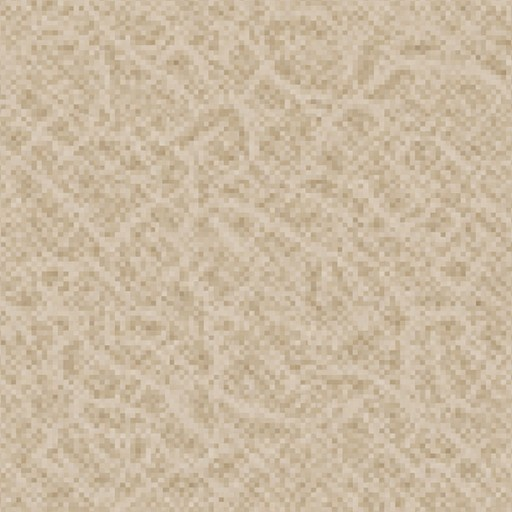
#> input picture tex_wallpaper.jpg, 512 x 512 px
$ python -i slice_assets.py   (imports and definitions only)
#> lines starting #> are read from the running program, lines starting #| are printed output that depends on the picture; after the words box and inside, x2 and y2 are one past the last pixel; in counts of white or black regions, pixels touching at a corner belong together
#> further down, picture is the input picture: PIL image 512x512 RGB; mean R, G, B 203, 185.9, 161.9
#!/usr/bin/env python3
"""
Slice the Nano-Banana texture/decal sheets into individual, correctly-named
game textures for the Godot project.

INPUT  (put your 4 generated images here, any of .png/.jpg/.jpeg/.webp):
    _raw/monitor.*    - the Windows-2000 desktop screenshot
    _raw/surfaces.*   - 5-cell sheet: wallpaper | wood floor
                                       ceiling | countertop | wardrobe
    _raw/fabrics.*    - 6-cell sheet: rug | brown curtain | lace tulle
                                       sofa-beige | sofa-navy | white board
    _raw/decals.*     - 4-cell MAGENTA sheet: world map | clock
                                              photo frames | door

OUTPUT (written to project root res://):
    Surfaces -> tex_*.jpg   (square, 512 px)
    Monitor  -> tex_monitor.jpg
    Decals   -> decal_*.png (magenta keyed to transparent, auto-cropped)

Run from the project root:  python tools/slice_assets.py
"""

from pathlib import Path
from PIL import Image, ImageChops, ImageFilter

ROOT = Path(__file__).resolve().parent.parent
RAW = ROOT / "_raw"

# Trim this fraction off each cell edge to dodge the thin divider lines
# that the image model sometimes draws between tiles.
INSET = 0.018

# Magenta chroma-key thresholds (the background is a hot magenta ~#E000FF).
KEY_R_MIN = 140   # red must be high
KEY_B_MIN = 140   # blue must be high
KEY_G_MAX = 110   # green must be low

# ---- Sheet layouts, as fractional (x0, y0, x1, y1) rectangles --------------
# mode: "tile"   -> centered-square crop, resize to 512, save .jpg
#       "screen" -> resize to 1024 square, save .jpg
#       "decal"  -> key magenta -> alpha, auto-crop, save .png
THIRD = 1.0 / 3.0
JOBS = [
    # --- surfaces sheet (top: 2 cells, bottom: 3 cells) ---
    ("surfaces", "tile",  "tex_wallpaper.jpg",  (0.0,   0.0, 0.5,    0.5)),
    ("surfaces", "tile",  "tex_floor.jpg",      (0.5,   0.0, 1.0,    0.5)),
    ("surfaces", "tile",  "tex_ceiling.jpg",    (0.0,   0.5, THIRD,  1.0)),
    ("surfaces", "tile",  "tex_countertop.jpg", (THIRD, 0.5, 2*THIRD,1.0)),
    ("surfaces", "tile",  "tex_wardrobe.jpg",   (2*THIRD,0.5,1.0,    1.0)),

    # --- fabrics sheet (2 rows x 3 cols) ---
    ("fabrics",  "tile",  "tex_rug.jpg",        (0.0,   0.0, THIRD,  0.5)),
    ("fabrics",  "tile",  "tex_curtain.jpg",    (THIRD, 0.0, 2*THIRD,0.5)),
    ("fabrics",  "tile",  "tex_tulle.jpg",      (2*THIRD,0.0,1.0,    0.5)),
    ("fabrics",  "tile",  "tex_sofa_beige.jpg", (0.0,   0.5, THIRD,  1.0)),
    ("fabrics",  "tile",  "tex_sofa_navy.jpg",  (THIRD, 0.5, 2*THIRD,1.0)),
    ("fabrics",  "tile",  "tex_shelf_white.jpg",(2*THIRD,0.5,1.0,    1.0)),

    # --- monitor (whole image) ---
    ("monitor",  "screen","tex_monitor.jpg",    (0.0,   0.0, 1.0,    1.0)),

    # --- decals sheet (2x2, magenta background) ---
    ("decals",   "decal", "decal_worldmap.png", (0.0,   0.0, 0.5,    0.5)),
    ("decals",   "decal", "decal_clock.png",    (0.5,   0.0, 1.0,    0.5)),
    ("decals",   "decal", "decal_frames.png",   (0.0,   0.5, 0.5,    1.0)),
    ("decals",   "decal", "decal_door.png",     (0.5,   0.5, 1.0,    1.0)),
]


# [26 lines left out: functions find_source, crop_cell, center_square, not called in this run]


def key_magenta(img: Image.Image) -> Image.Image:
    """Turn the magenta background transparent and auto-crop to the object."""
    img = img.convert("RGBA")
    r, g, b, _ = img.split()
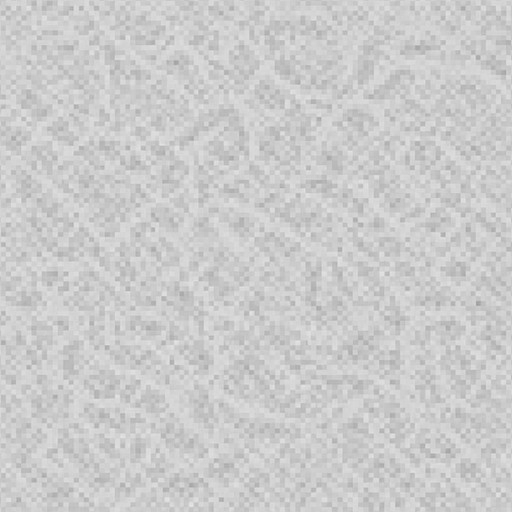
#> r: PIL image 512x512 L; min 153, max 231, mean 203
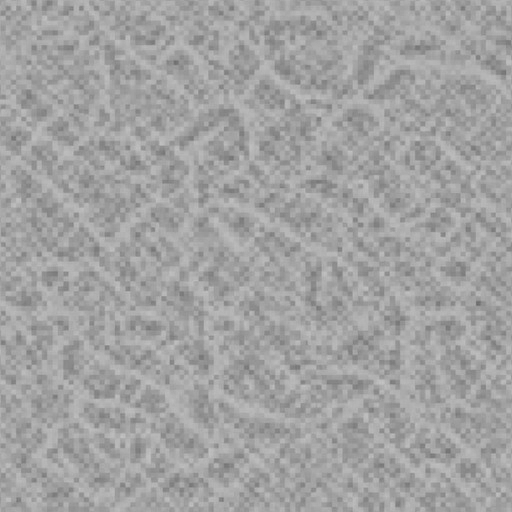
#> b: PIL image 512x512 L; min 104, max 196, mean 161.9
    r_hi = r.point(lambda v: 255 if v > KEY_R_MIN else 0)
#> r_hi: PIL image 512x512 L; every value is 255
    b_hi = b.point(lambda v: 255 if v > KEY_B_MIN else 0)
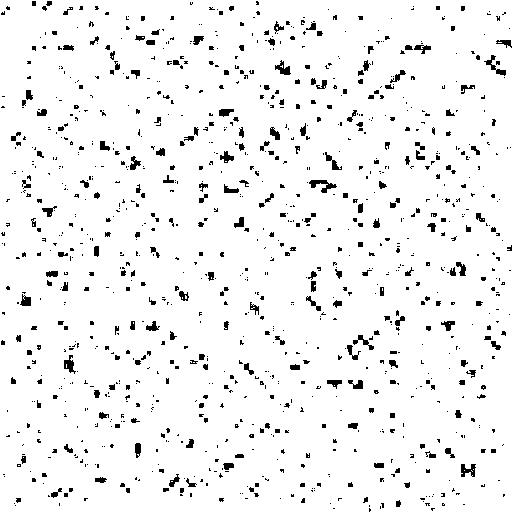
#> b_hi: PIL image 512x512 L; 94.7% white; 1089 black regions (884 under 20 px), largest, box (x1, y1, x2, y2) and area: (309, 180, 337, 193) 161, (484, 55, 506, 76) 123, (461, 464, 476, 477) 121
    g_lo = g.point(lambda v: 255 if v < KEY_G_MAX else 0)
#> g_lo: PIL image 512x512 L; every value is 0
    magenta = ImageChops.multiply(ImageChops.multiply(r_hi, b_hi), g_lo)
    alpha = ImageChops.invert(magenta)        # 0 on magenta, 255 on object
    # Erode the mask a couple of pixels to chew off the coloured fringe ring
    # left at anti-aliased object/background edges.
    for _ in range(2):
        alpha = alpha.filter(ImageFilter.MinFilter(3))
    # De-spill: kill any residual purple/blue halo on the kept pixels by
    # clamping blue to the (lower) green channel. Warm wood/skin (b<g) is
    # untouched; magenta spill (b>g) gets neutralised.
    b = ImageChops.darker(b, g)
    img = Image.merge("RGBA", (r, g, b, alpha))
    bbox = img.getbbox()                       # alpha-based tight box (Pillow >=9.2)
#> bbox = (0, 0, 512, 512)
    if bbox:
        img = img.crop(bbox)
    return img


# [35 lines left out: function main, not called in this run]


# [2 lines not run here, left out]

>>> from PIL import Image
>>> picture = Image.open('../tex_wallpaper.jpg')
>>> result = key_magenta(picture)

$ run again, on 518e0eef-751e-4476-8534-a124c8098d56.jpg
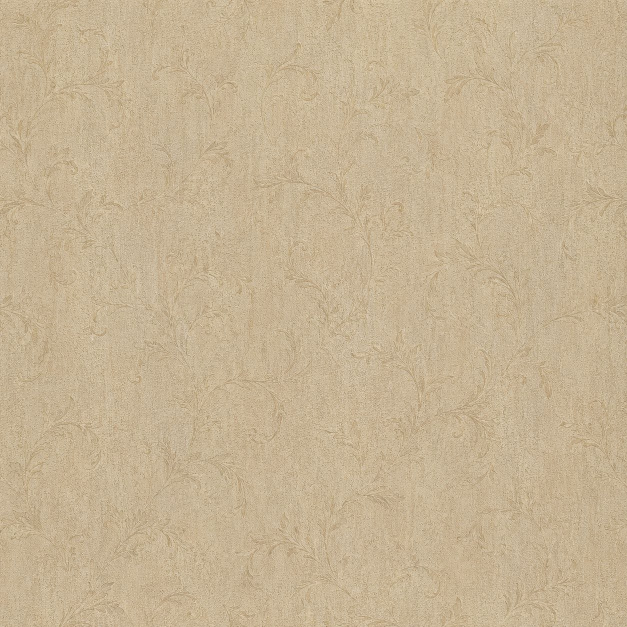
#> input picture 518e0eef-751e-4476-8534-a124c8098d56.jpg, 1254 x 1254 px (shown at 1/2 size)
#> picture is the input picture: PIL image 1254x1254 RGB; mean R, G, B 198.2, 179.4, 148.1
#> in key_magenta, `r_hi = r.point(lambda v: 255 if v > KEY_R_MIN else 0)`:
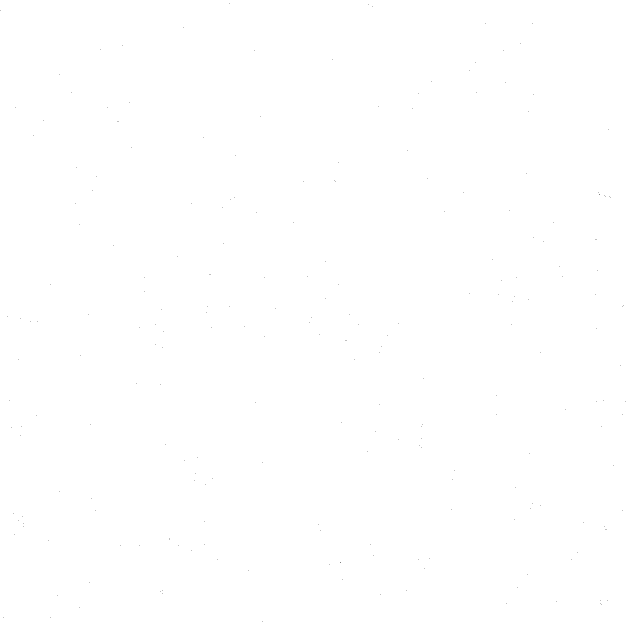
#> r_hi: PIL image 1254x1254 L (shown at 1/2 size); 100% white; black in thin lines or dots
#> in key_magenta, `b_hi = b.point(lambda v: 255 if v > KEY_B_MIN else 0)`:
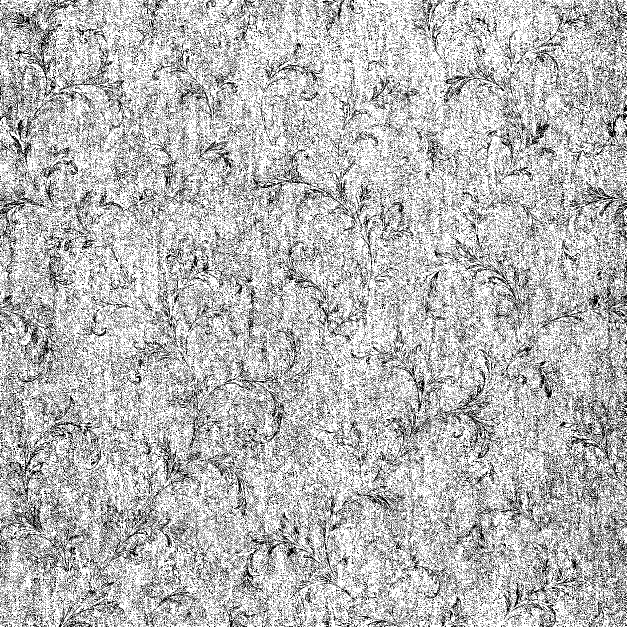
#> b_hi: PIL image 1254x1254 L (shown at 1/2 size); 72.5% white; black in thin lines or dots
#> g_lo: PIL image 1254x1254 L; 0% white in thin lines or dots, all inside (x1, y1, x2, y2) = (383, 46, 1202, 1208)
#> magenta: PIL image 1254x1254 L; every value is 0
#> alpha: PIL image 1254x1254 L; every value is 255
#> bbox = (0, 0, 1254, 1254)
